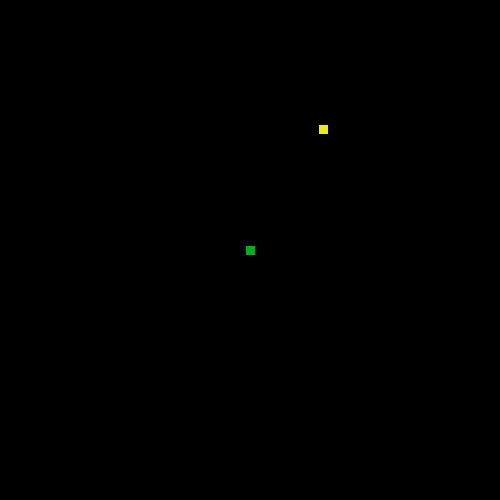
Frame 1 (no input)
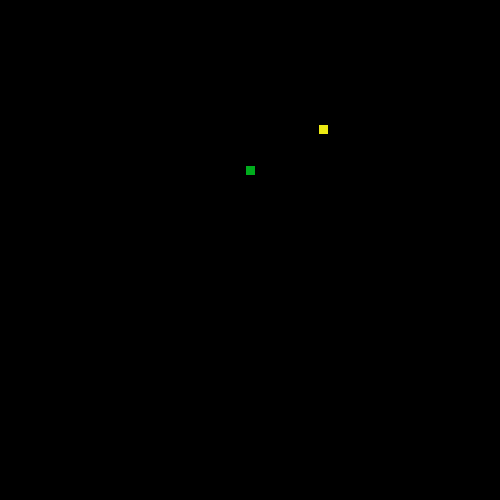
Frame 60 (the mouse pressed at the canvas centre just before this capture)
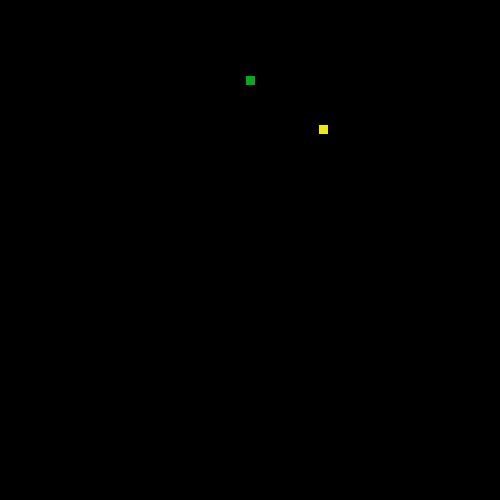
Frame 120 (the mouse held since frame 60 and released just before this capture)

The Processing sketch that drew these frames (run headless with seeded random() and noise(); from frame 60 on, the mouse is pressed at the canvas centre):

// Processing sketch: SnakeRecipe
// ── SnakeRecipe.pde
ArrayList<Segment> body = new ArrayList();
// 1. Follow the recipe instructions inside the Segment class.

// The Segment class will be used to represent each part of the moving snake.

class Segment {

  //2. Create x and y member variables to hold the location of each segment.
  int x;
  int y;
  // 3. Add a constructor with parameters to initialize each variable.
  Segment(int x, int y){
    this.x = x;
    this.y = y;
  }

  // 4. Add getter and setter methods for both the x and y member variables.
  int getX(){
    return x;  
  }
  int getY(){
    return y;  
  }
  void setX(int x){
    this.x = x;
  }
  void setY(int y){
    this.y = y;
  }
}


// 5. Create (but do not initialize) a Segment variable to hold the head of the Snake
Segment head;


// 6. Create and initialize a String to hold the direction of your snake e.g. "up"
String direction = "up";


// 7. Create and initialize a variable to hold how many pieces of food the snake has eaten.
// give it a value of 1 to start.
int food = 1;


// 8. Create and initialize foodX and foodY variables to hold the location of the food.
int foodX = (int) random(0,500);
int foodY = (int) random(0,500);
// (Hint: use the random method to set both the x and y to random locations within the screen size (500 by 500).)

//int foodX = ((int)random(50)*10);



void setup() {

  // 9. Set the size of your sketch (500 by 500).

  size(500, 500);


  // 10. initialize your head to a new segment.
  head = new Segment(250,250);

  // 11. Use the frameRate(int rate) method to set the rate to 20.
  frameRate(20);
}


void draw() {

  background(0);


  //12. Call the manageTail, drawFood, drawSnake, move, and collision methods.
  manageTail();
  drawFood();
  drawSnake();
  move();
  collision();
  System.out.println(food);
}


// 13. Complete the drawFood method below. (Hint: each piece of food should be a 10 by 10 rectangle).

void drawFood() {
  fill(237, 234, 19);
  rect(foodX-5, foodY-5, 10, 10);
}


//14. Draw the snake head (use a 10 by 10 rectangle)

void drawSnake() {
  fill(0, 173, 29);
  rect(head.getX()-5, head.getY()-5, 10, 10);

  //test your code
}


// 15. Complete the move method below.

void move() {

  // 16. Using a switch statement, make your snake head move by 10 pixels in the correct direction.
  //This is an incomplete switch statement:
  
  switch(direction) {
  case "up":
    head.setY(head.getY() - 10);
    break;
  case "down":
    head.setY(head.getY() + 10);
    break;
  case "left":
   head.setX(head.getX() - 10);
    break;
  case "right":
    head.setX(head.getX() + 10);
    break;
  }
  


  // 17. Call the checkBoundaries method to make sure the snake head doesn't go off the screen.
  checkBoundaries();
}


// 18. Complete the keyPressed method below. Use if statements to set your direction variable depending on what key is pressed.

void keyPressed() {
  if(key == CODED){
    if(keyCode == UP && direction != "down"){
      direction = "up";
    }
    else if(keyCode == DOWN && direction != "up"){
      direction = "down";
    }
    else if(keyCode == RIGHT  && direction != "left"){
      direction = "right";
    }
    else if(keyCode == LEFT  && direction != "right"){
      direction = "left";
    }
    
  }
}



// 19. check if your head is out of bounds (teleport your snake head to the other side).

void checkBoundaries() {
  if(head.getX() > 500){
     head.setX(0); 
  }
  else if(head.getX() < 0){
     head.setX(500); 
  }
  
  else if(head.getY() < 0){
     head.setY(500); 
  }
  
  else if(head.getY() >500){
     head.setY(0); 
  }
}



//20. Make sure that the key for your current direction’s opposite doesn’t work(i.e. If you’re going up, down key shouldn’t work)



// 21. Complete the missing parts of the collision method below.

void collision() {

  // If the segment is colliding with a piece of food...
     // Increase the amount of food eaten and set foodX and foodY to new random locations.
     if(Math.abs(head.getX()-foodX) <= 10 && Math.abs(head.getY()-foodY) <= 10){
       setFood();
       food++;
     }
}
void setFood(){
  foodX = (int) random(0,500);
  foodY = (int) random(0,500);
  
}


/**
 
 ** Part 2: making the tail (the rest of the snake)
 
 **/

//  1. Create and initia nlize an ArrayList of Segments. (This will be your snake tail!)


// 2. Complete the missing parts of the manageTail method below and call it in the draw method.

void manageTail() {

  //Call the drawTail and checkTailCollision methods.
  drawTail();
  checkTailCollision();
  // Add a new Segment to your ArrayList that has the same X and Y as the head of your snake.
 

  Segment segement = new Segment(head.getX(), head.getY());
  body.add(segement);
  // To keep your tail the right length:
  // while the tail size is greater than the number of food pieces eaten, remove the first Segment in your tail.
  while(body.size() > food){
    body.remove(0);
  }

}

void drawTail() {
    // Draw a 10 by 10 rectangle for each Segment in your snake ArrayList.
    if(food > 1){
      body.get(0).setX(head.getX());
       body.get(0).setY(head.getY());
       for(int i = body.size() - 1; i > 1; i--){
           body.get(i).setX(body.get(i-1).getX());
           body.get(i).setY(body.get(i-1).getY());
           fill(0, 173, 29);
            rect(body.get(i).getX()-5 * i, body.get(i).getY()-5, 10, 10);
       }
       
    }
}


// 3. Complete the missing parts of the bodyCollision method below.

void checkTailCollision() {

  // If your head has the same location as one of your segments...

  // reset your food variable

  //Call this method at the beginning of your manageTail method.
  if(food > 1){
    for(int i = 1; i < body.size(); i++){
             if(Math.abs(head.getX()-body.get(i).getX()) <= 8 && Math.abs(head.getY()-body.get(i).getY()) <= 8){
                 food = 0;
             }
    }
    
  }
  
}
